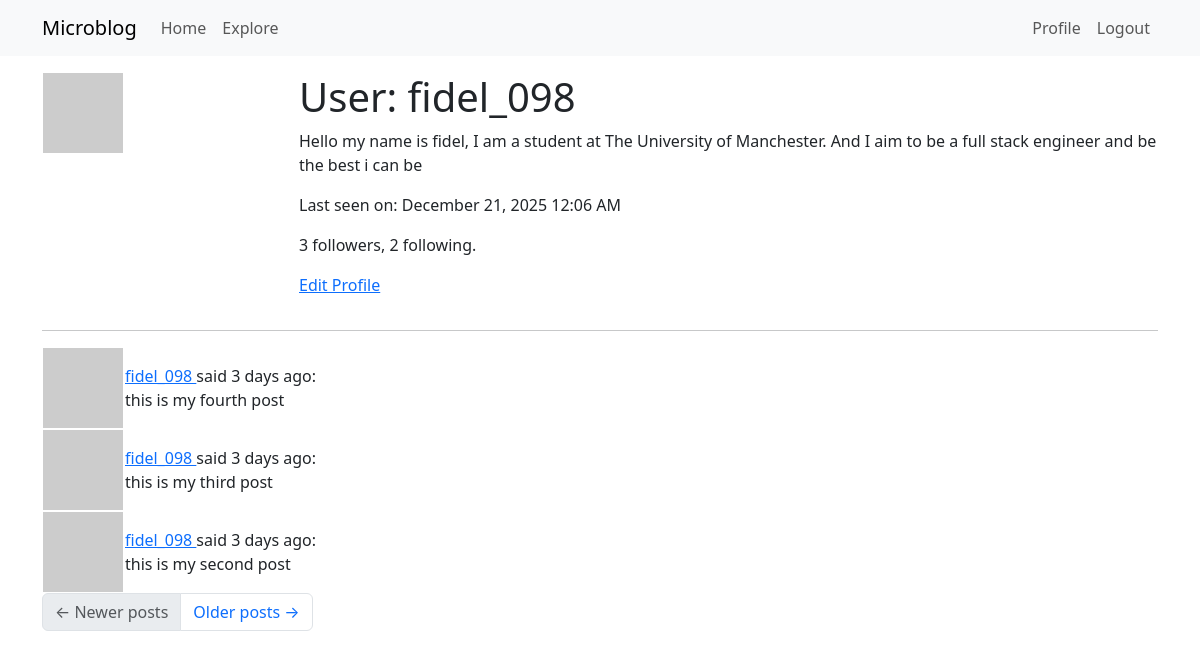
The page /user/fidel_098 (signed in) on the database as committed earlier.
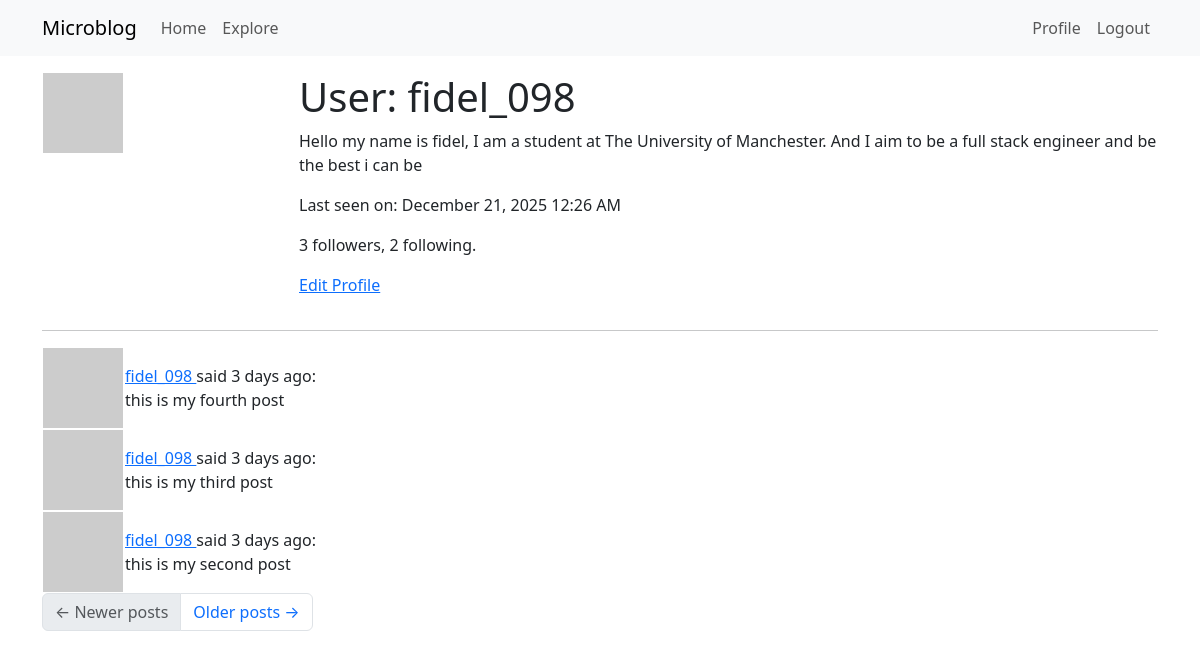
The same page on the database as committed later.
### app/models.py (models this page shows, shortened)
class User(UserMixin, db.Model):
    id: so.Mapped[int] = so.mapped_column(primary_key=True)
    username: so.Mapped[str] = so.mapped_column(sa.String(64), index=True, unique=True)
    email: so.Mapped[str] = so.mapped_column(sa.String(120), index=True, unique=True)
    password_hash: so.Mapped[Optional[str]] = so.mapped_column(sa.String(256))
    posts: so.WriteOnlyMapped['Post'] = so.relationship(back_populates='author')
    about_me: so.Mapped[Optional[str]] = so.mapped_column(sa.String(140))
    last_seen: so.Mapped[Optional[datetime]] = so.mapped_column(default=lambda:
                                datetime.now(timezone.utc))
    def avatar(self, size):
        digest = md5(self.email.lower().encode('utf-8')).hexdigest()
        return f'https://www.gravatar.com/avatar/{digest}?d=identicon&s={size}'
    following: so.WriteOnlyMapped['User'] = so.relationship(
        secondary=followers,
        primaryjoin=(followers.c.follower_id == id),
        secondaryjoin=(followers.c.followed_id == id),
        back_populates='followers')
    followers: so.WriteOnlyMapped['User'] = so.relationship(
        secondary=followers, primaryjoin=(followers.c.followed_id == id),
        secondaryjoin=(followers.c.follower_id == id),
        back_populates='following')
    def followers_count(self):
        query = sa.select(sa.func.count()).select_from(
            self.followers.select().subquery())
        return db.session.scalar(query)
    def following_count(self):
        query = sa.select(sa.func.count()).select_from(
            self.following.select().subquery())
        return db.session.scalar(query)

class Post(db.Model):
    id: so.Mapped[int] = so.mapped_column(primary_key=True)
    body: so.Mapped[str] = so.mapped_column(sa.String(140))
    timestamp: so.Mapped[datetime] = so.mapped_column(index=True, default=lambda : datetime.now(timezone.utc))
    user_id: so.Mapped[int] = so.mapped_column(sa.ForeignKey(User.id), index=True)
    author: so.Mapped[User] = so.relationship(back_populates='posts')

### app/routes.py (the view)
@app.route('/user/<username>')
@login_required
def user(username):
    user = db.first_or_404(sa.select(User).where(User.username ==username))
    page = request.args.get('page', 1, type=int)
    query = user.posts.select().order_by(Post.timestamp.desc())
    posts = db.paginate(query, page=page, per_page=app.config['POSTS_PER_PAGE'], error_out=False)
    prev_url=None
    next_url=None
    if posts.has_next:
        next_url = url_for('user', username=user.username, page=posts.next_num)
    else:
        None
    if posts.has_prev:
        prev_url = url_for('user',username=user.username, page=posts.prev_num)
    else:
        None
    form = EmptyForm()
    return render_template('user.html',form=form,
                           posts=posts.items, next_url=next_url,
                           prev_url=prev_url, user=user)

### app/models.py (called while the page is built)
@login.user_loader
def load_user(id):
    return db.session.get(User, int(id))

### app/routes.py (called while the page is built)
@app.before_request
def before_request():
    if current_user.is_authenticated:
        current_user.last_seen = datetime.now(timezone.utc)
        db.session.commit()

### app/templates/user.html (shortened to what this page needs)
 {%extends "base.html" %}
 {% block content %}
    <table>
        <tr valign="top">
             <td width="256px"><img src = "{{ user.avatar(128) }}"></td>
             <td>
                <h1>User: {{ user.username }}</h1>
                {% if user.about_me %}<p>{{ user.about_me }}</p>{% endif %}
                {% if user.last_seen %}<p>Last seen on: {{ moment(user.last_seen).format('LLL') }}</p>{% endif %}
                 <p>{{ user.followers_count() }} followers, {{ user.following_count() }} following.</p>
                 {% if user == current_user %}
                <p><a href="{{ url_for('edit_profile') }}">Edit Profile</a></p>
                {% endif %}
            </td>
        </tr>
    </table>
    <hr>
    {% for post in posts %}
        {% include '_post.html' %}
    {% endfor %}
    <nav aria-label="Post navigation">
        <ul class="pagination">
            <li class="page-item{% if not prev_url %} disabled{% endif %}">
                <a class="page-link" href="{{ prev_url }}">
                    <span aria-hidden="true">&larr;</span> Newer posts
                </a>
            </li>
            <li class="page-item{% if not next_url %} disabled{% endif %}">
                <a class="page-link" href="{{ next_url }}">
                    Older posts <span aria-hidden="true">&rarr;</span>
                </a>
            </li>
        </ul>
    </nav>
{% endblock %}

### app/templates/base.html (shortened to what this page needs)
<!doctype html>
<html>
    <head>
      <link
        href="https://cdn.jsdelivr.net/npm/bootstrap@5.3.2/dist/css/bootstrap.min.css"
        rel="stylesheet"
      >
    </head>
    <body>
        <nav class="navbar navbar-expand-lg bg-body-tertiary">
        <div class="container">
          <a class="navbar-brand" href="{{ url_for('index') }}">Microblog</a>
        <div class="collapse navbar-collapse" id="navbarSupportedContent">
          <ul class="navbar-nav me-auto mb-2 mb-lg-0">
            <li class="nav-item">
              <a class="nav-link" aria-current="page" href="{{ url_for('index') }}">Home</a>
            </li>
            <li class="nav-item">
              <a class="nav-link" aria-current="page" href="{{ url_for('explore') }}">Explore</a>
            </li>
          </ul>
          <ul class="navbar-nav mb-2 mb-lg-0">
          {% if current_user.is_anonymous %}
          <li class="nav-item">
              <a class="nav-link" aria-current="page" href="{{ url_for('login') }}">Login</a>
          </li>
            {% else %}
          <li class="nav-item">
              <a class="nav-link" aria-current="page" href="{{ url_for('user', username=current_user.username) }}">Profile</a>
          </li>
          <li class="nav-item">
              <a class="nav-link" aria-current="page" href="{{ url_for('logout') }}">Logout</a>
            </li>
          {% endif %}
        </ul>
        </div>
      </div>
    </nav>
    <div class="container mt-3">
        {% block content %}{% endblock %}
      </div>
  </body>
</html>

### app/templates/_post.html
<table class=""table table-hover>
    <tr>
        <td width="70px">
            <a href="{{ url_for('user', username=post.author.username) }}">
            <img src="{{ post.author.avatar(36) }}">
            </a>
        </td>
        <td>
            <a href="{{ url_for('user', username=post.author.username) }}">
                {{ post.author.username }}
            </a>
            said {{ moment(post.timestamp).fromNow() }}:
            <br>
            {{ post.body }}
        </td>
    </tr>
</table>

Rows that differ between the two databases and show on the page:
changed User "fidel_098": last_seen "December 21, 2025 12:06 AM" → "December 21, 2025 12:26 AM"
